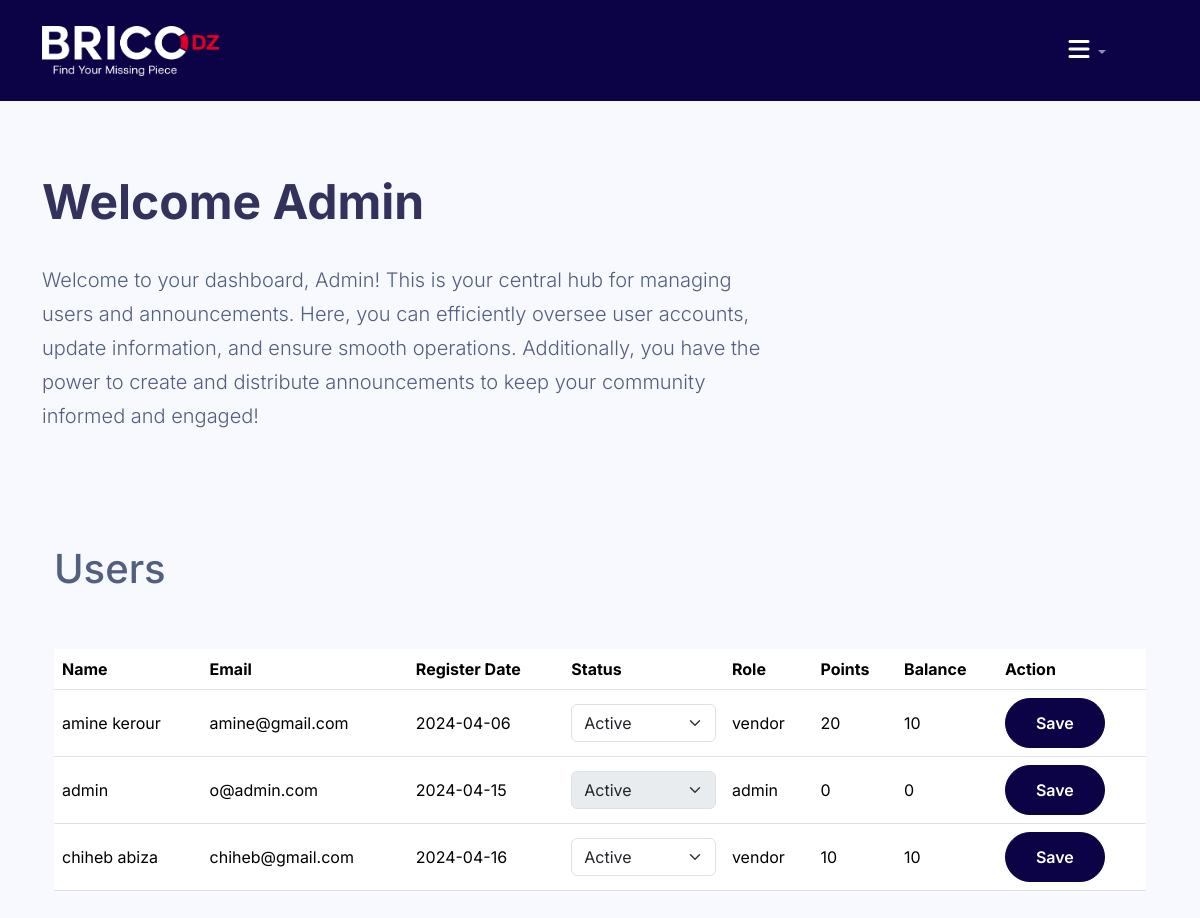
Before: /admin/users.php (signed in) with the older database file.
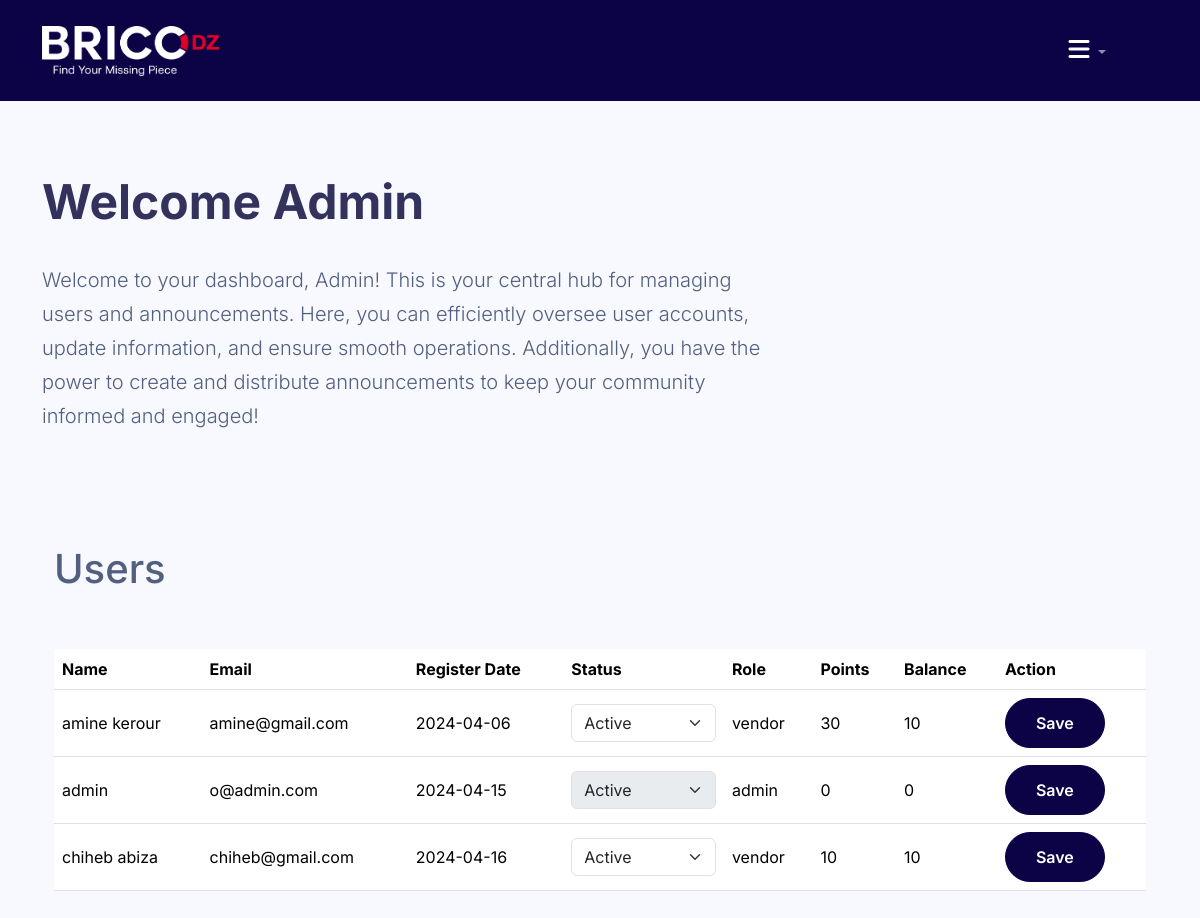
After: the same page with the newer database file.
### tables this page shows
CREATE TABLE `vendor` (
  `vendor_id` int(11) NOT NULL,
  `vendor_name` varchar(255) NOT NULL,
  `vendor_email` varchar(255) NOT NULL,
  `register_date` date NOT NULL,
  `vendor_status` varchar(100) NOT NULL,
  `vendor_password` varchar(256) NOT NULL,
  `points` int(255) UNSIGNED NOT NULL DEFAULT 0,
  `balance` int(10) UNSIGNED NOT NULL DEFAULT 0,
  `role` varchar(255) NOT NULL
);

### admin/users.php (the view, shortened to what this page needs)
<?php
include("../config/connect.php");
include("../inc/head.php");
include("../inc/header.php");
?>
<link rel="stylesheet" href="../css/dash.css">
<div class="container">
    <div class="py-5 lc-block">
        <div class="lc-block">
            <div editable="rich"><br>
                <h2 class="fw-bolder display-5">Welcome Admin</h2><br>
            </div>
        </div>
        <div class="lc-block col-md-8">
            <div editable="rich">
                <p class="lead">Welcome to your dashboard, Admin! This is your central hub for managing users and announcements. Here, you can efficiently oversee user accounts, update information, and ensure smooth operations. Additionally, you have the power to create and distribute announcements to keep your community informed and engaged!
                </p><br>
            </div>
        </div>
    </div>
    <div class="container">
        <h1 class="mt-4">Users</h1><br><br>
        <form action="update_vendor_status.php" method="post">
            <div class="table-responsive">
                <table class="table align-middle mb-0 bg-white">
                    <thead class="bg-light">
                        <tr>
                            <th>Name</th>
                            <th>Email</th>
                            <th>Register Date</th>
                            <th>Status</th>
                            <th>Role</th>
                            <th>Points</th>
                            <th>Balance</th>
                            <th>Action</th>
                        </tr>
                    </thead>
                    <tbody>
                        <?php
                        $sql = "SELECT * FROM vendor";
                        $result = mysqli_query($conn, $sql);
                        if (mysqli_num_rows($result) > 0) {
                            while ($row = mysqli_fetch_assoc($result)) {
                        ?>
                                <tr>
                                    <td><?php echo $row["vendor_name"]; ?></td>
                                    <td><?php echo $row["vendor_email"]; ?></td>
                                    <td><?php echo $row["register_date"]; ?></td>
                                    <td>
                                        <select name="vendor_status[<?php echo $row['vendor_id']; ?>]" class="form-select" <?php echo ($row["role"] == "admin" ? "disabled" : ""); ?>>
                                            <option value="active" <?php echo ($row["vendor_status"] == "active" ? "selected" : ""); ?>>Active</option>
                                        </select>
                                    </td>
                                    <td><?php echo $row["role"]; ?></td>
                                    <td><?php echo $row["points"]; ?></td>
                                    <td><?php echo $row["balance"]; ?></td>
                                    <td><button type="submit" name="submit_vendor" class="btn btn-primary custom-btn">Save</button></td>
                                </tr>
                        <?php
                            }
                        } else {
                            echo "<tr><td colspan='8'>No vendors found.</td></tr>";
                        }
                        ?>
                    </tbody>
                </table>
            </div>
        </form>
    </div>
</div>
<br><br><br><br><br>

### inc/head.php (shortened to what this page needs)
<!doctype html>
<html lang="en">
<head>
    <link href="https://cdn.jsdelivr.net/npm/bootstrap@5.3.3/dist/css/bootstrap.min.css" rel="stylesheet">
    <link href="https://cdnjs.cloudflare.com/ajax/libs/font-awesome/6.0.0-beta3/css/all.min.css" rel="stylesheet">
    <link href="https://cdn.jsdelivr.net/npm/bootstrap-icons@1.8.1/font/bootstrap-icons.css" rel="stylesheet">
    <link href="../css/tiny-slider.css" rel="stylesheet">
    <link href="../css/style.css" rel="stylesheet">
</head>
<body>

### inc/header.php (shortened to what this page needs)
<?php
if (isset($_SESSION['vendorName'])) {
	$vendorName = $_SESSION['vendorName'];
	$vendor_id = $_SESSION['vendor_id'];
?>
	<nav class="custom-navbar navbar navbar-expand-md navbar-dark sticky-top" arial-label="Furni navigation bar">
		<div class="container">
			<a class="navbar-brand" href="/project/client/index.php">
				<img style="height: 50px;" src="../images/logo.png" alt="BRICO DZ logo">
			</a>
			<button class="navbar-toggler" type="button" data-bs-toggle="collapse" data-bs-target="#navbarsFurni" aria-controls="navbarsFurni" aria-expanded="false" aria-label="Toggle navigation">
				<span class="navbar-toggler-icon"></span>
			</button>
			<div class="collapse navbar-collapse" id="navbarsFurni">
				<ul class="custom-navbar-nav navbar-nav ms-auto mb-2 mb-md-0">
					<li id="home"><a class="nav-link" href="/project/client/index.php">Home</a></li>
					<li id="shop"><a class="nav-link" href="/project/client/shop.php">Shop</a></li>
					<li id="about"><a class="nav-link" href="/project/client/about.php">About us</a></li>
					<li id="contact"><a class="nav-link" href="/project/client/contact.php">Contact us</a></li>
				</ul>
				<ul class="custom-navbar-cta navbar-nav mb-2 mb-md-0 ms-5 d-flex align-items-center">
					<li class="me-3">
						<span class="cart-number" id="cartCount"><?php echo isset($_SESSION['cart']) ? count($_SESSION['cart']) : 0; ?></span>
						<a class="nav-link" href="/project/client/cart.php">
							<i class="fas fa-shopping-cart fs-4 text-white">
							</i>
						</a>
					</li>
					<li class="me-3">
						<span class="cart-number" id="cartCount"><?php echo getVendorPoints($vendorName, $conn); ?></span>
						<a class="nav-link" href="/project/vendor/convert.php">
							<i class="fas fa-heart fs-4 text-white">
							</i>
						</a>
					</li>
					<ul class="navbar-nav ms-auto ms-md-0 me-3 me-lg-4">
						<li class="nav-item dropdown">
							<a class="nav-link dropdown-toggle" id="navbarDropdown" href="#" role="button" data-bs-toggle="dropdown" aria-expanded="false">
								<i class="fas fa-bars fs-4 text-white"></i> </a>
							<ul class="dropdown-menu dropdown-menu-end" aria-labelledby="navbarDropdown">
								<li><a class="dropdown-item" href="/project/vendor/dashboard.php">Dashboard</a></li>
								<li><a class="dropdown-item" href="/project/vendor/orders.php">Orders</a></li>
								<li><a class="dropdown-item" href="/project/vendor/annoucements.php">Announcements</a></li>
								<li><a class="dropdown-item" href="/project/vendor/add.php">Add Product</a></li>
								<li><a class="dropdown-item" href="/project/vendor/profile.php">Profile</a></li>
								<li><a class="dropdown-item" href="/project/vendor/logout.php">Log out</a></li>
							</ul>
						</li>
					</ul>
				</ul>
			</div>
		</div>
	</nav>
<?php
} elseif (isset($_SESSION['admin_logged_in'])) {
?>
	<nav class="custom-navbar navbar navbar-expand-md navbar-dark sticky-top" arial-label="Furni navigation bar">
		<div class="container">
			<a class="navbar-brand" href="#">
				<img style="height: 50px;" src="../images/logo.png" alt="BRICO DZ logo">
			</a>
			<div class="collapse navbar-collapse" id="navbarsFurni">
				<ul class="custom-navbar-cta navbar-nav mb-2 mb-md-0 ms-5 d-flex align-items-center">
					<ul class="navbar-nav ms-auto ms-md-0 me-3 me-lg-4">
						<li class="nav-item dropdown">
							<a class="nav-link dropdown-toggle" id="navbarDropdown" href="#" role="button" data-bs-toggle="dropdown" aria-expanded="false">
								<i class="fas fa-bars fs-4 text-white"></i> </a>
						</li>
					</ul>
				</ul>
			</div>
		</div>
	</nav>
<?php
}
?>

### css/style.css (style rules this page uses)
body { overflow-x: hidden; position: relative; }
body { font-family: "Inter", sans-serif; font-weight: 400; line-height: 28px; color: #6a6a6a; font-size: 14px; background-color: #eff2f1; }
a { text-decoration: none; -webkit-transition: .3s all ease; -o-transition: .3s all ease; transition: .3s all ease; color: #2f2f2f; text-decoration: underline; }
.custom-navbar { background: #0c0347 !important; padding-top: 20px; padding-bottom: 20px; }
.custom-navbar .navbar-brand { font-size: 32px; font-weight: 600; }
.custom-navbar .custom-navbar-cta { margin-left: 0 !important; -webkit-box-orient: horizontal; -webkit-box-direction: normal; -ms-flex-direction: row; flex-direction: row; }
@media (min-width: 768px) { .custom-navbar .custom-navbar-cta { margin-left: 40px !important; } }
.custom-navbar .custom-navbar-cta li { margin-left: 0px; margin-right: 0px; }
.custom-navbar .custom-navbar-cta li:first-child { margin-right: 20px; }
.btn { font-weight: 600; padding: 12px 30px; border-radius: 30px; color: #ffffff; background: #2f2f2f; border-color: #2f2f2f; }
.btn.btn-primary { background: #0c0347; border-color: #0c0347; }

### css/dash.css (style rules this page uses)
:root { --blue: #5e72e4; --indigo: #5603ad; --purple: #8965e0; --pink: #f3a4b5; --red: #f5365c; --orange: #fb6340; --yellow: #ffd600; --green: #2dce89; --teal: #11cdef; --cyan: #2bffc6; --white: #fff; --gray: #8898aa; --gray-dark: #32325d; --light: #ced4da; --lighter: #e9ecef; --primary: #5e72e4; --secondary: #f7fafc; --success: #2dce89; --info: #11cdef; --warning: #fb6340; --danger: #f5365c; --light: #adb5bd; --dark: #212529; --default: #172b4d; --white: #fff; --neutral: #fff; --darker: black; --breakpoint-xs: 0; --breakpoint-sm: 576px; --breakpoint-md: 768px; --breakpoint-lg: 992px; --breakpoint-xl: 1200px; --font-family-sans-serif: Open Sans, sans-serif; --font-family-monospace: SFMono-Regular, Menlo, Monaco, Consolas, 'Liberation Mono', 'Courier New', monospace; }
*, *::before, *::after { box-sizing: border-box; }
figcaption, footer, header, main, nav, section { display: block; }
body { font-size: 1rem; font-weight: 400; line-height: 1.5; margin: 0; padding: 0; box-sizing: border-box; text-align: left; color: #525f7f; background-color: #f8f9fe; }
h2, h5 { margin-top: 0; margin-bottom: .5rem; }
p { margin-top: 0; margin-bottom: 1rem; }
a { text-decoration: none; color: #5e72e4; background-color: transparent; -webkit-text-decoration-skip: objects; }
button { border-radius: 0; }
input, button { font-family: inherit; font-size: inherit; line-height: inherit; margin: 0; }
button, input { overflow: visible; }
button { text-transform: none; }
button, [type='reset'], [type='submit'] { -webkit-appearance: button; }
h2, h5, .h2, .h5 { font-family: inherit; font-weight: 600; line-height: 1.5; margin-bottom: .5rem; color: #32325d; }
h2, .h2 { font-size: 1.25rem; }
.align-items-center { align-items: center !important; }
.mb-0 { margin-bottom: 0 !important; }
.text-white { color: #fff !important; }
p { font-size: 1rem; font-weight: 300; line-height: 1.7; }

Changed rows visible on the page:
changed vendor "amine kerour": points "20" → "30"
